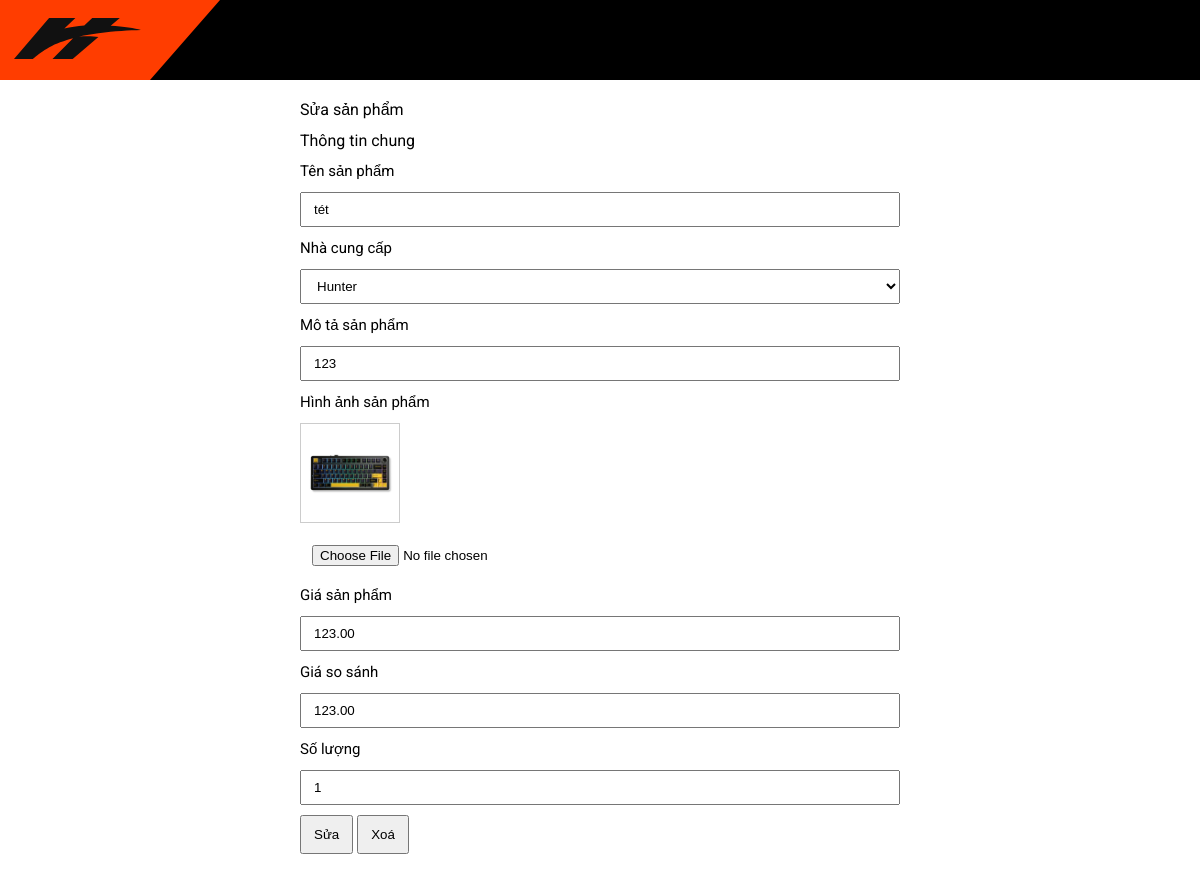
The page /upload.php?id=7 on the database its author committed.
### tables this page shows
CREATE TABLE product (
  id int NOT NULL AUTO_INCREMENT,
  `name` varchar(255) NOT NULL,
  `description` text,
  price decimal(10,2) NOT NULL,
  quantity int NOT NULL,
  category varchar(255) NOT NULL,
  gender varchar(255) NOT NULL,
  created_at timestamp NULL DEFAULT CURRENT_TIMESTAMP,
  image varchar(255) DEFAULT NULL,
  price_ss decimal(10,2) DEFAULT NULL,
  PRIMARY KEY (id)
);

### upload.php (the view, shortened to what this page needs)
<!DOCTYPE html>
<html lang="en">
<head>
    <link rel="stylesheet" href="./assets/css/styles.css" />
    <link rel="stylesheet" href="./assets/css/detail.css" />
    <link rel="stylesheet" href="./assets/icon/fontawesome-free-6.4.0-web/css/all.min.css" />
</head>
<body>
    <div>
        <div class="header_detail">
            <div class="wrap_header-logo">
                <div class="header_detail-logo">
                    <a href="/300k/trangchu.php">
                    </a>
                </div>
            </div>
            <div class="header_detail-menu"></div>
            <div class="list_icon list_icon-detail"></div>
        </div>
        <div class="container-item">
            <div class="container-header">
                <p>Sửa sản phẩm</p>
            </div>
            <?php
            include __DIR__ . '/connect.php';
            $query = '';
            if (isset($_GET['id'])) {
                $id = $_GET['id'];
                $query = "SELECT * FROM product where id= $id";
            }
            $result = mysqli_query($conn, $query);
            if (mysqli_num_rows($result) > 0) {
                while ($row = mysqli_fetch_assoc($result)) {
                    $categoryQuery = "SELECT * FROM category";
                    $categoryResult = mysqli_query($conn, $categoryQuery);
                    echo '
                            <form method="post" action="uploadData.php?id=' . ($row["id"]) . '" enctype="multipart/form-data">
                                <div class="content_list">
                                    <ul class="wrap_content_list-header" style="margin: 12px 0">
                                        <li>
                                            <a class="content_list-header">Thông tin chung</a>
                                        </li>
                                    </ul>
                                    <div>
                                        <div class="wrap_content_list-name wrap_content">
                                            <p>Tên sản phẩm</p>
                                            <input id="name" type="text" placeholder="Nhập tên sản phẩm"
                                                name="name" value="' . ($row["name"]) . '" />
                                        </div>
                                        <div class="wrap_content_list-select ">
                                            <div class="content_list-select wrap_content">
                                                <p>Nhà cung cấp</p>
                                                <select id="category" name="category">';
                    while ($cat = mysqli_fetch_assoc($categoryResult)) {
                        $selected = ($cat["category"] == $row["category"]) ? "selected" : "";
                        echo '<option value="' . htmlspecialchars($cat["name"]) . '" ' . $selected . '>' . htmlspecialchars($cat["name"]) . '</option>';
                    }
                    echo '</select>
                                            </div>
                                        </div>
                                        <div class="wrap_content_list-describe wrap_content">
                                            <p>Mô tả sản phẩm</p>
                                            <input type="text" placeholder="Mô tả" id="description" name="description" value="' . ($row["description"]) . '" />
                                        </div>
                                </div>
                                <div class="content_list wrap_content">
                                    <p>Hình ảnh sản phẩm</p>
                                    <img src="./assets/images/' . $row["image"] . '" alt="' . htmlspecialchars($row["name"]) . '" style="width: 100px; height: 100px; object-fit: cover;">
                                    <input type="text" id="image_upload" name="image_upload" value="' . ($row["image"]) . '" style="display:none;">
                                    <input type="file" id="image" style="margin-top:10px" name="image" accept="image/*" >
                                </div>
                                <div class="content_list wrap_content">
                                    <p>Giá sản phẩm</p>
                                    <input type="text" placeholder="0" name="price"  value="' . ($row["price"]) . '"/>
                                </div>
                                <div class="content_list wrap_content">
                                    <p>Giá so sánh</p>
                                    <input type="text" placeholder="0" name="price_ss"  value="' . ($row["price_ss"]) . '"/>
                                </div>
                                <div class="content_list wrap_content">
                                    <p >Số lượng</p>
                                    <input type="text" placeholder="0" name="quantity" id="quantity" value="' . ($row["quantity"]) . '" />
                                </div>
                                <div class="wrap_btn-save">
                                    <input class="btn_save-data" type="submit" value="Sửa" />
                                    <button class="btn_save-data cancel_data ">
                                        <a href="delete.php?id=' . ($row["id"]) . '" onclick="return confirm(\'Bạn có chắc chắn muốn xoá sản phẩm này không?\')">Xoá</a>
                                    </button>
                                </div>
                    </form>';
                }
            }
            ?>
        </div>
    </div>
</body>
</html>

### assets/css/styles.css (style rules this page uses)
* { padding: 0; margin: 0; box-sizing: border-box; list-style: none; text-decoration: none; color: #000; }
body { font-family: "Roboto", sans-serif; }
.list_icon { display: flex; }
.container-item { width: 600px; margin: 20px auto; }
.container-header { margin: 12px 0; }
.wrap_content > p { margin: 12px 0; font-size: 15px; }
.wrap_content > input { padding: 8px 12px; width: 100%; }
.wrap_content > select { padding: 8px 12px; width: 100%; }
.wrap_content > img { border: 1px solid #ccc; }
.wrap_btn-save { margin-top: 10px; }
.btn_save-data { padding: 10px 12px; color: #000; }

### assets/css/detail.css (style rules this page uses)
.header_detail { height: 80px; background-color: #000; display: flex; justify-content: space-between; }
.wrap_header-logo { width: 400px; }
.header_detail-logo { width: 150px; background-color: #ff3d00; height: 100%; line-height: 80px; position: relative; padding: 14px; }
.header_detail-logo::after { content: ""; position: absolute; border-top: 80px solid #ff3d00; border-right: 70px solid transparent; line-height: 100px; right: -70px; top: 0; }
.header_detail-menu { color: #fff; width: calc(100% - 400px - 400px); text-align: center; }
.list_icon-detail { width: 240px; line-height: 80px; text-align: center; }

### rows shown on the page
product: name "tét", description "123", image (picture), price "123.00", price_ss "123.00", quantity "1"

### other values the page prints
form field category "Hunter"
